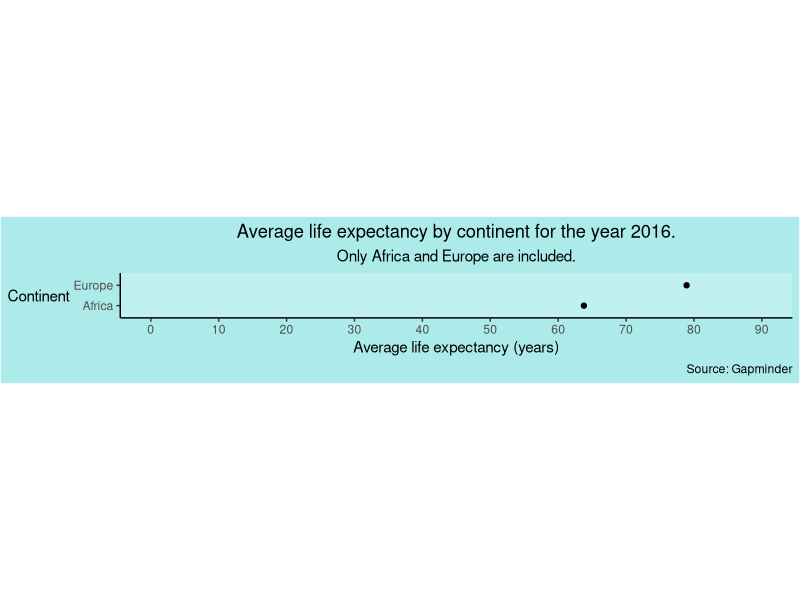
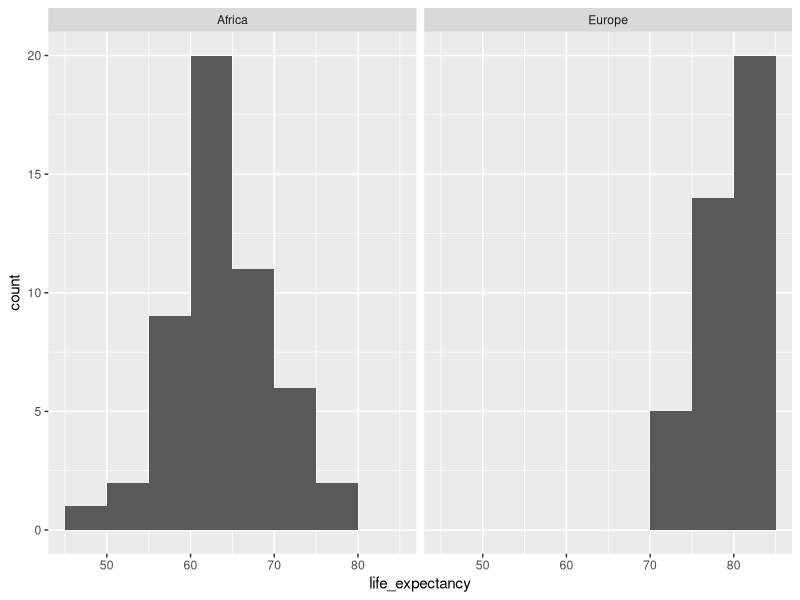

R code for these plots, in order:
## ---- chunk 1
knitr::opts_chunk$set(echo = TRUE, dev = "svg", message=FALSE, warning=FALSE)
## ---- chunk 2
library(tidyverse)
library(knitr)
library(dslabs)
## ---- chunk 3
str(gapminder)
## ---- chunk 4
gapminder2 <- gapminder %>%
  filter(continent %in% c("Africa","Europe"), year==2016)
str(gapminder2)
## ---- chunk 5
ggplot(gapminder2, aes(life_expectancy, continent)) + 
  stat_summary(fun = mean, geom = "point") +
  scale_x_continuous(limits = c(0,90),
                     breaks = seq(0,90,10)) +
  labs(y = "Continent",
       x = "Average life expectancy (years)",
       title = "Average life expectancy by continent for the year 2016.",
       subtitle = "Only Africa and Europe are included.",
       caption = "Source: Gapminder") +
  coord_fixed(3) +
  theme_classic() +
  theme(
    axis.title.y = element_text(angle = 0, vjust = 0.5),
    plot.title = element_text(hjust = 0.5),
    plot.subtitle = element_text(hjust = 0.5),
    rect = element_rect(fill = "#adebeb"),
    panel.background = element_rect(fill = "#c1f0f0")
  )
## ---- chunk 6
ggplot(gapminder2, aes(life_expectancy)) +
  geom_histogram(binwidth = 5,
                 center=2.5) +
  facet_grid(cols = vars(continent))
## ---- chunk 7
gapminder_europe <- gapminder %>%
  filter(continent == "Europe", year==2016)
shapiro.test(gapminder_europe$life_expectancy)
## ---- chunk 8
wilcox.test(life_expectancy ~ continent, gapminder2)
